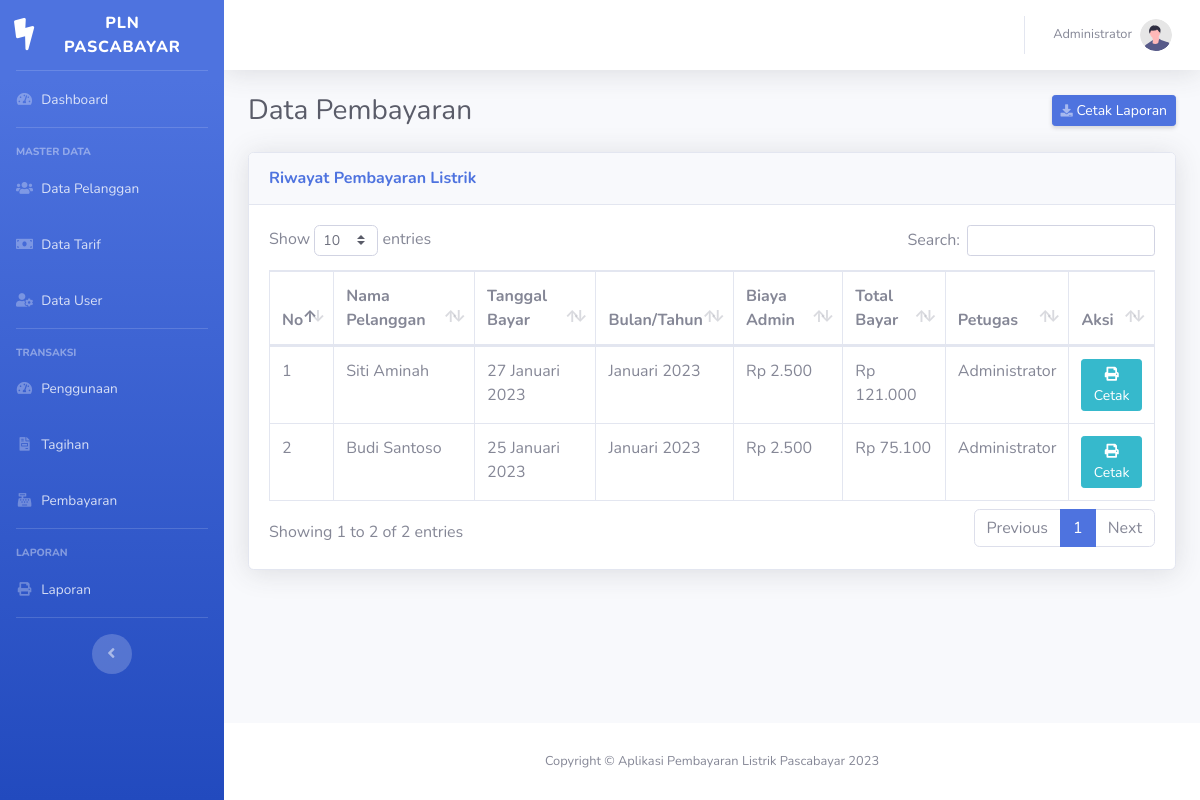
Page /admin/pembayaran.php (signed in) on the committed database.
### tables this page shows
CREATE TABLE IF NOT EXISTS pembayaran (
  id_pembayaran INT AUTO_INCREMENT PRIMARY KEY,
  id_tagihan INT NOT NULL,
  tanggal_pembayaran DATE NOT NULL,
  bulan_bayar VARCHAR(2) NOT NULL,
  biaya_admin DECIMAL(10,2) NOT NULL DEFAULT 2500.00,
  total_bayar DECIMAL(10,2) NOT NULL,
  id_user INT NOT NULL,
  FOREIGN KEY (id_tagihan) REFERENCES tagihan(id_tagihan) ON DELETE CASCADE,
  FOREIGN KEY (id_user) REFERENCES user(id_user) ON DELETE RESTRICT
);

CREATE TABLE IF NOT EXISTS pelanggan (
  id_pelanggan INT AUTO_INCREMENT PRIMARY KEY,
  username VARCHAR(50) NOT NULL,
  password VARCHAR(100) NOT NULL,
  nomor_kwh VARCHAR(20) NOT NULL,
  nama_pelanggan VARCHAR(100) NOT NULL,
  alamat TEXT NOT NULL,
  id_tarif INT NOT NULL,
  FOREIGN KEY (id_tarif) REFERENCES tarif(id_tarif) ON DELETE RESTRICT
);

CREATE TABLE IF NOT EXISTS tagihan (
  id_tagihan INT AUTO_INCREMENT PRIMARY KEY,
  id_penggunaan INT NOT NULL,
  id_pelanggan INT NOT NULL,
  bulan VARCHAR(2) NOT NULL,
  tahun VARCHAR(4) NOT NULL,
  jumlah_meter INT NOT NULL,
  status ENUM('belum_bayar', 'lunas') NOT NULL DEFAULT 'belum_bayar',
  FOREIGN KEY (id_penggunaan) REFERENCES penggunaan(id_penggunaan) ON DELETE CASCADE,
  FOREIGN KEY (id_pelanggan) REFERENCES pelanggan(id_pelanggan) ON DELETE CASCADE
);

CREATE TABLE IF NOT EXISTS user (
  id_user INT AUTO_INCREMENT PRIMARY KEY,
  username VARCHAR(50) NOT NULL,
  password VARCHAR(100) NOT NULL,
  nama_admin VARCHAR(100) NOT NULL,
  id_level INT NOT NULL,
  FOREIGN KEY (id_level) REFERENCES user_level(id_level) ON DELETE RESTRICT
);

### config/function.php (called while the page is built, shortened)
<?php
function formatRupiah($angka) {
    return 'Rp ' . number_format($angka, 0, ',', '.');
}
function tanggal_indo($tanggal) {
    $bulan = array(
        1 => 'Januari', 'Februari', 'Maret', 'April', 'Mei', 'Juni',
        'Juli', 'Agustus', 'September', 'Oktober', 'November', 'Desember'
    );
    $pecahkan = explode('-', $tanggal);
    return $pecahkan[2] . ' ' . $bulan[(int)$pecahkan[1]] . ' ' . $pecahkan[0];
}
function getBulan($bln) {
    switch ($bln) {
        case "01": return "Januari"; break;
    }
}
?>

### admin/pembayaran.php (the view, shortened to what this page needs)
<?php include '../template/header.php'; ?>
<div class="d-sm-flex align-items-center justify-content-between mb-4">
    <h1 class="h3 mb-0 text-gray-800">Data Pembayaran</h1>
    <a href="../cetak/laporan_pembayaran.php" class="d-none d-sm-inline-block btn btn-sm btn-primary shadow-sm" target="_blank">
        <i class="fas fa-download fa-sm text-white-50"></i> Cetak Laporan
    </a>
</div>
<div class="card shadow mb-4">
    <div class="card-header py-3">
        <h6 class="m-0 font-weight-bold text-primary">Riwayat Pembayaran Listrik</h6>
    </div>
    <div class="card-body">
        <div class="table-responsive">
            <table class="table table-bordered" id="dataTable" width="100%" cellspacing="0">
                <thead>
                    <tr>
                        <th>No</th>
                        <th>Nama Pelanggan</th>
                        <th>Tanggal Bayar</th>
                        <th>Bulan/Tahun</th>
                        <th>Biaya Admin</th>
                        <th>Total Bayar</th>
                        <th>Petugas</th>
                        <th>Aksi</th>
                    </tr>
                </thead>
                <tbody>
                    <?php
                    $query = mysqli_query($koneksi, "SELECT pb.*, t.bulan, t.tahun,
                                                    p.nama_pelanggan, u.nama_admin
                                                    FROM pembayaran pb
                                                    JOIN tagihan t ON pb.id_tagihan = t.id_tagihan
                                                    JOIN pelanggan p ON t.id_pelanggan = p.id_pelanggan
                                                    JOIN user u ON pb.id_user = u.id_user
                                                    ORDER BY pb.tanggal_pembayaran DESC");
                    $no = 1;
                    while ($row = mysqli_fetch_assoc($query)) {
                    ?>
                    <tr>
                        <td><?= $no++ ?></td>
                        <td><?= $row['nama_pelanggan'] ?></td>
                        <td><?= tanggal_indo($row['tanggal_pembayaran']) ?></td>
                        <td><?= getBulan($row['bulan']) ?> <?= $row['tahun'] ?></td>
                        <td><?= formatRupiah($row['biaya_admin']) ?></td>
                        <td><?= formatRupiah($row['total_bayar']) ?></td>
                        <td><?= $row['nama_admin'] ?></td>
                        <td>
                            <a href="../cetak/invoice.php?id=<?= $row['id_tagihan'] ?>" class="btn btn-sm btn-info" target="_blank">
                                <i class="fas fa-print"></i> Cetak
                            </a>
                        </td>
                    </tr>
                    <?php } ?>
                </tbody>
            </table>
        </div>
    </div>
</div>
<?php include '../template/footer.php'; ?>

### rows in the picture
pembayaran: pelanggan.nama_pelanggan "Siti Aminah", tanggal_pembayaran "27 Januari 2023", id_tagihan.bulan "Januari", id_tagihan.tahun "2023", biaya_admin "Rp 2.500", total_bayar "Rp 121.000", id_user.nama_admin "Administrator"
pembayaran: pelanggan.nama_pelanggan "Budi Santoso", tanggal_pembayaran "25 Januari 2023", id_tagihan.bulan "Januari", id_tagihan.tahun "2023", biaya_admin "Rp 2.500", total_bayar "Rp 75.100", id_user.nama_admin "Administrator"

### other values in the picture
$_SESSION['nama'] "Administrator"
